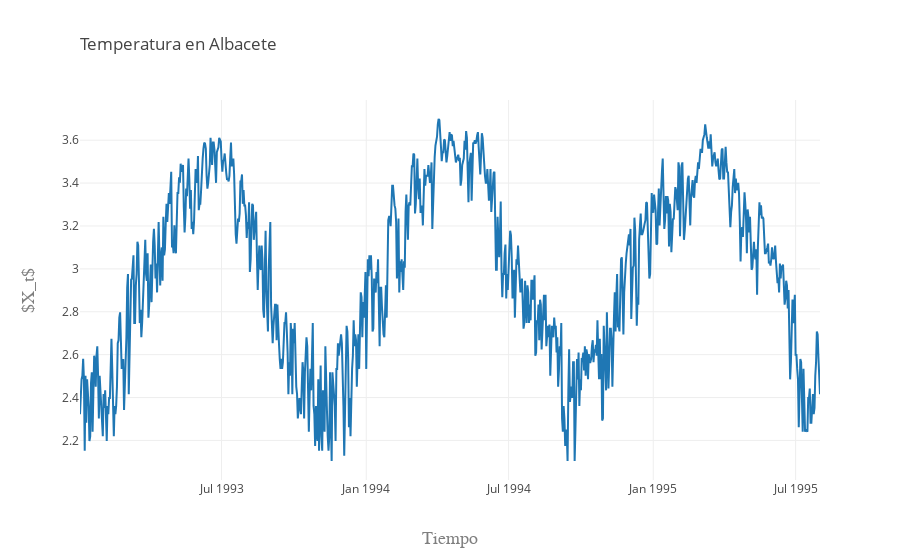

Notebook code for this chart:
### Code cell
data = [go.Scatter(
            x = tick,
            y = X
)]
layout = go.Layout(
    title=go.layout.Title(
        text='Temperatura en Albacete',
        xref='paper',
        x=0
    ),
    xaxis=go.layout.XAxis(
        title=go.layout.xaxis.Title(
            text='Tiempo',
            font=dict(
                family='Arial',
                size=18,
                color='#7f7f7f'
            )
        )
    ),
    yaxis=go.layout.YAxis(
        title=go.layout.yaxis.Title(
            text='$X_t$',
            font=dict(
                family='Arial',
                size=18,
                color='#7f7f7f'
            )
        )
    )
)
fig = go.Figure(data=data, layout=layout)
py.iplot(fig, filename='Albacete')

### Figure 1 — Plotly figure (JSON) as saved in the notebook; plotly's stock layout.template omitted (floating-point values rounded to 4 significant figures; data arrays with more than 128 entries replaced by an {"elided": "..."} marker saying what was removed)
{"data": [{"type": "scatter", "uid": "69387947-80db-42c3-b34f-dbc99e99bc01", "x": {"elided": "1094 str values"}, "y": {"elided": "942 float values"}}], "layout": {"autosize": true, "title": {"text": "Temperatura en Albacete", "x": 0, "xref": "paper"}, "xaxis": {"autorange": true, "range": ["1993-01-02", "1995-08-01"], "title": {"font": {"color": "#7f7f7f", "family": "Arial", "size": 18}, "text": "Tiempo"}, "type": "date"}, "yaxis": {"autorange": true, "range": [2.016, 3.787], "title": {"font": {"color": "#7f7f7f", "family": "Arial", "size": 18}, "text": "$X_t$"}, "type": "linear"}}}
